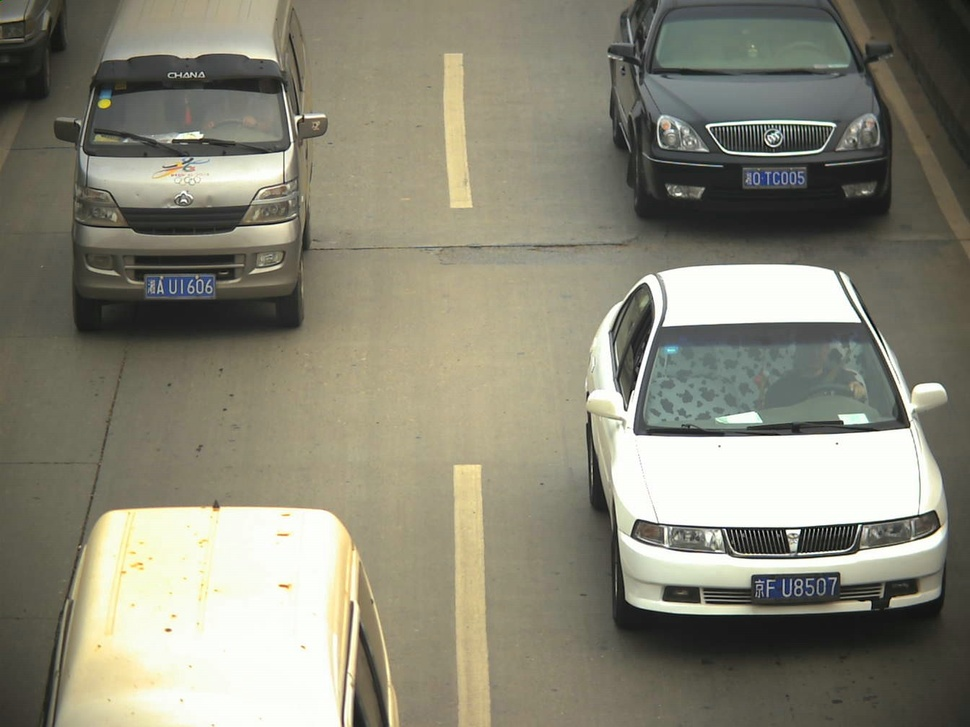
#> input picture data/car.jpg, 970 x 727 px, shrunk from 1344 x 1008 before the run
$ python carNumberDetect.py   (older library calls are emulated)
#> lines starting #> are read from the running program, lines starting #| are printed output that depends on the picture; after the words box and inside, x2 and y2 are one past the last pixel; in counts of white or black regions, pixels touching at a corner belong together
#> further down, img is the input picture: shape (727, 970, 3); mean B, G, R 118.4, 134.3, 136.1
#!/usr/bin/env python
# -*- coding: utf-8 -*-
# @Time    : 2019/10/30 16:22
# @Author  : yu zhou
# @Site    :
# @File    : carNumberDetect.py
# @content : 对图像中的多个车牌进行定位
# @Software: PyCharm
import cv2
import numpy as np

def verify_scale(rotate_rect):
   error = 0.4
   aspect = 4 #4.7272
   min_area = 10*(10*aspect)
   max_area = 150*(150*aspect)
   min_aspect = aspect*(1-error)
   max_aspect = aspect*(1+error)
   theta = 30

   # 宽或高为0，不满足矩形直接返回False
   if rotate_rect[1][0]==0 or rotate_rect[1][1]==0:
       return False

   r = rotate_rect[1][0]/rotate_rect[1][1]
   r = max(r,1/r)
   area = rotate_rect[1][0]*rotate_rect[1][1]
   if area>min_area and area<max_area and r>min_aspect and r<max_aspect:
       # 矩形的倾斜角度在不超过theta
       if ((rotate_rect[1][0] < rotate_rect[1][1] and rotate_rect[2] >= -90 and rotate_rect[2] < -(90 - theta)) or
               (rotate_rect[1][1] < rotate_rect[1][0] and rotate_rect[2] > -theta and rotate_rect[2] <= 0)):
           return True
   return False

def pre_process(orig_img):
    # 获取灰度图
    gray_img = cv2.cvtColor(orig_img, cv2.COLOR_BGR2GRAY)
    #cv2.imshow('gray_img', gray_img)
    # 均值模糊,柔化一些小的噪声点
    blur_img = cv2.blur(gray_img, (3, 3))
    # cv2.imshow('blur', blur_img)

    # sobel获取垂直边缘：因为车牌垂直边缘比较多
    sobel_img = cv2.Sobel(blur_img, cv2.CV_16S, 1, 0, ksize=3)
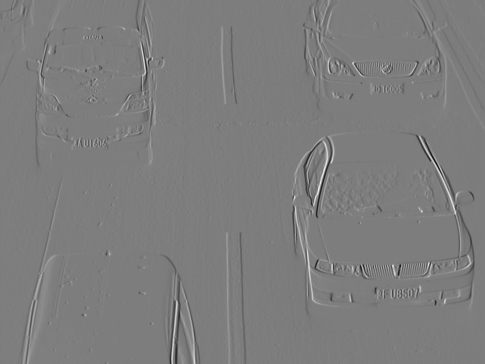
#> sobel_img: shape (727, 970) int16 (shown at 1/2 size); min -575, max 593, mean -0.1; drawn with min black and max white
    sobel_img = cv2.convertScaleAbs(sobel_img)
    #cv2.imshow('sobel', sobel_img)

    # 转换到hsv空间进行颜色定位
    hsv_img = cv2.cvtColor(orig_img, cv2.COLOR_BGR2HSV)
#> hsv_img: shape (727, 970, 3); mean H, S, V 34, 38.3, 137.8
    h, s, v = hsv_img[:, :, 0], hsv_img[:, :, 1], hsv_img[:, :, 2]
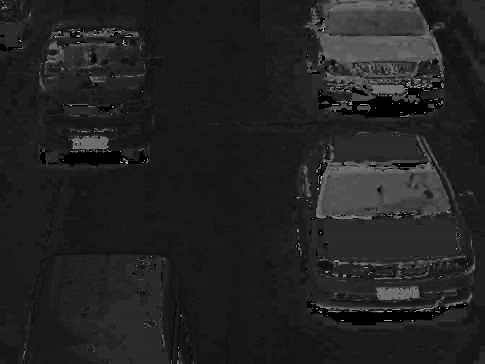
#> h: shape (727, 970) (shown at 1/2 size); min 0, max 177, mean 34
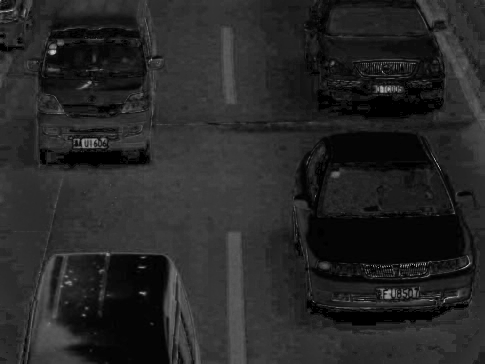
#> s: shape (727, 970) (shown at 1/2 size); min 0, max 255, mean 38.3
    # 黄色色调区间[26，34],蓝色色调区间:[100,124]
    blue_img = (((h > 26) & (h < 34)) | ((h > 100) & (h < 124))) & (s > 70) & (v > 70)
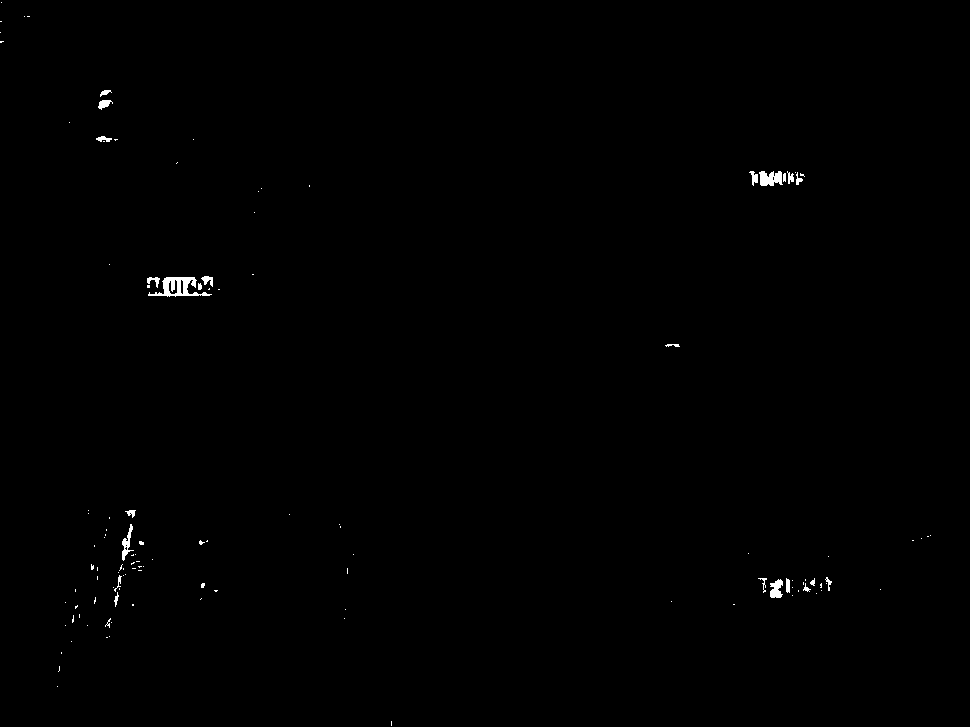
#> blue_img: shape (727, 970) bool; 0.33% white; 121 white regions (97 under 20 px), largest, box (x1, y1, x2, y2) and area: (148, 277, 212, 297) 544, (759, 171, 783, 186) 269, (770, 579, 783, 598) 176
    blue_img = blue_img.astype('float32')

    # 将颜色定位后的照片和sobel检测到的区域相乘
    mix_img = np.multiply(sobel_img, blue_img)
    #cv2.imshow('mix', mix_img)

    mix_img = mix_img.astype(np.uint8)
    # 二值化：最大类间方差法
    ret, binary_img = cv2.threshold(mix_img, 0, 255, cv2.THRESH_BINARY | cv2.THRESH_OTSU)
#> binary_img: shape (727, 970); 0.1% white in thin lines or dots
#> ret = 72
    # cv2.imshow('binary',binary_img)

    kernel = cv2.getStructuringElement(cv2.MORPH_RECT,(21,5))
    close_img = cv2.morphologyEx(binary_img, cv2.MORPH_CLOSE, kernel)
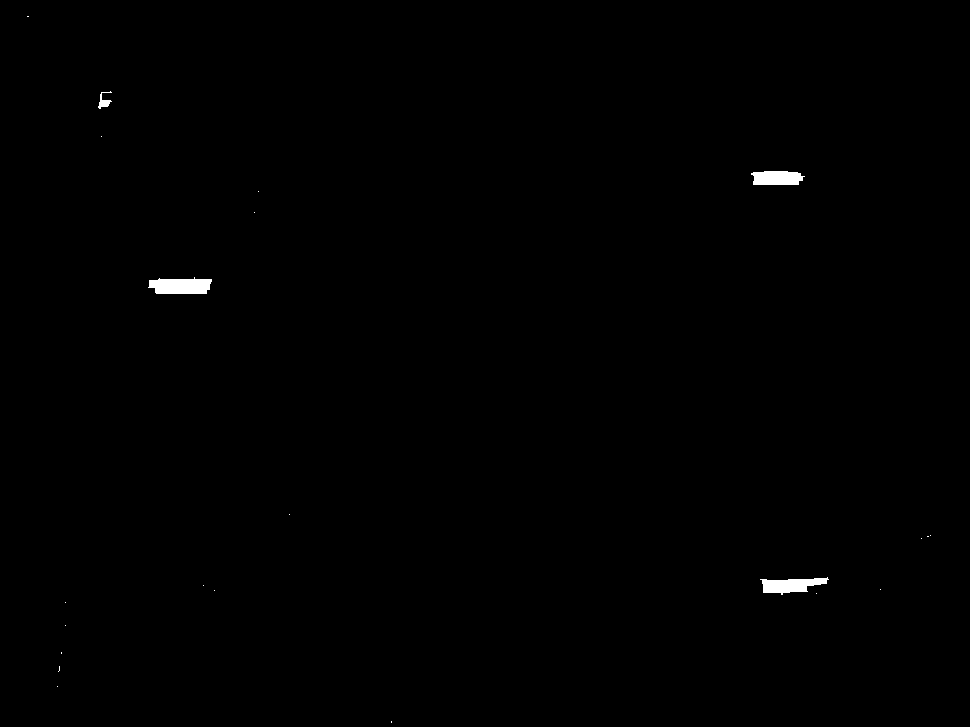
#> close_img: shape (727, 970); 0.34% white; 22 white regions (18 under 20 px)
    #cv2.imshow('close', close_img)

    return close_img

# 给候选车牌区域做漫水填充算法，一方面补全上一步求轮廓可能存在轮廓歪曲的问题，
# 另一方面也可以将非车牌区排除掉
def verify_color(rotate_rect,src_image):
    img_h,img_w = src_image.shape[:2]
    mask = np.zeros(shape=[img_h+2,img_w+2],dtype=np.uint8)
    connectivity = 8 #种子点上下左右4邻域与种子颜色值在[loDiff,upDiff]的被涂成new_value，也可设置8邻域
    loDiff,upDiff = 30,30
    new_value = 255
    flags = connectivity
    flags |= cv2.FLOODFILL_FIXED_RANGE  #考虑当前像素与种子象素之间的差，不设置的话则和邻域像素比较
    flags |= new_value << 8
    flags |= cv2.FLOODFILL_MASK_ONLY #设置这个标识符则不会去填充改变原始图像，而是去填充掩模图像（mask）

    rand_seed_num = 50 #生成多个随机种子
    valid_seed_num = 10 #从rand_seed_num中随机挑选valid_seed_num个有效种子
    adjust_param = 0.1
    box_points = cv2.boxPoints(rotate_rect)
    box_points_x = [n[0] for n in box_points]
    box_points_x.sort(reverse=False)
    adjust_x = int((box_points_x[2]-box_points_x[1])*adjust_param)
    col_range = [box_points_x[1]+adjust_x,box_points_x[2]-adjust_x]
    box_points_y = [n[1] for n in box_points]
    box_points_y.sort(reverse=False)
    adjust_y = int((box_points_y[2]-box_points_y[1])*adjust_param)
    row_range = [box_points_y[1]+adjust_y, box_points_y[2]-adjust_y]
    # 如果以上方法种子点在水平或垂直方向可移动的范围很小，则采用旋转矩阵对角线来设置随机种子点
    if (col_range[1]-col_range[0])/(box_points_x[3]-box_points_x[0])<0.4\
        or (row_range[1]-row_range[0])/(box_points_y[3]-box_points_y[0])<0.4:
        points_row = []
        points_col = []
        for i in range(2):
            pt1,pt2 = box_points[i],box_points[i+2]
            x_adjust,y_adjust = int(adjust_param*(abs(pt1[0]-pt2[0]))),int(adjust_param*(abs(pt1[1]-pt2[1])))
            if (pt1[0] <= pt2[0]):
                pt1[0], pt2[0] = pt1[0] + x_adjust, pt2[0] - x_adjust
            else:
                pt1[0], pt2[0] = pt1[0] - x_adjust, pt2[0] + x_adjust
            if (pt1[1] <= pt2[1]):
                pt1[1], pt2[1] = pt1[1] + adjust_y, pt2[1] - adjust_y
            else:
                pt1[1], pt2[1] = pt1[1] - y_adjust, pt2[1] + y_adjust
            temp_list_x = [int(x) for x in np.linspace(pt1[0],pt2[0],int(rand_seed_num /2))]
            temp_list_y = [int(y) for y in np.linspace(pt1[1],pt2[1],int(rand_seed_num /2))]
            points_col.extend(temp_list_x)
            points_row.extend(temp_list_y)
    else:
        points_row = np.random.randint(row_range[0],row_range[1],size=rand_seed_num)
        points_col = np.linspace(col_range[0],col_range[1],num=rand_seed_num).astype(np.int)

    points_row = np.array(points_row)
    points_col = np.array(points_col)
    hsv_img = cv2.cvtColor(src_image, cv2.COLOR_BGR2HSV)
    h,s,v = hsv_img[:,:,0],hsv_img[:,:,1],hsv_img[:,:,2]
    # 将随机生成的多个种子依次做漫水填充,理想情况是整个车牌被填充
    flood_img = src_image.copy()
    seed_cnt = 0
    for i in range(rand_seed_num):
        rand_index = np.random.choice(rand_seed_num,1,replace=False)
        row,col = points_row[rand_index],points_col[rand_index]
        # 限制随机种子必须是车牌背景色
        if (((h[row,col]>26)&(h[row,col]<34))|((h[row,col]>100)&(h[row,col]<124)))&(s[row,col]>70)&(v[row,col]>70):
            cv2.floodFill(src_image, mask, (col,row), (255, 255, 255), (loDiff,) * 3, (upDiff,) * 3, flags)
            cv2.circle(flood_img,center=(col,row),radius=2,color=(0,0,255),thickness=2)
            seed_cnt += 1
            if seed_cnt >= valid_seed_num:
                break
    #======================调试用======================#
    # show_seed = np.random.uniform(1,100,1).astype(np.uint16)
    # cv2.imshow('floodfill'+str(show_seed),flood_img)
    # cv2.imshow('flood_mask'+str(show_seed),mask)
    #======================调试用======================#
    # 获取掩模上被填充点的像素点，并求点集的最小外接矩形
    mask_points = []
    for row in range(1,img_h+1):
        for col in range(1,img_w+1):
            if mask[row,col] != 0:
                mask_points.append((col-1,row-1))
    mask_rotateRect = cv2.minAreaRect(np.array(mask_points))
    if verify_scale(mask_rotateRect):
        return True, mask_rotateRect
    else:
        return False, mask_rotateRect

# 车牌定位
def locate_carPlate(orig_img,pred_image):
    carPlate_list = []
    temp1_orig_img = orig_img.copy()
    temp2_orig_img = orig_img.copy()
    # findContours在3.4.3.18的版本之前输出三个
    # 新的版本输出两个
    t,contours,heriachy = cv2.findContours(pred_image, cv2.RETR_EXTERNAL, cv2.CHAIN_APPROX_SIMPLE)
#> contours = 22 contours, 18 with area under 20; largest, box (x1, y1, x2, y2) and area: (148, 277, 212, 294) 794, (760, 577, 829, 595) 648, (751, 171, 805, 185) 585, (98, 91, 112, 109) 70; heriachy = 22 rows, first 6: [1, -1, -1, -1], [2, 0, -1, -1], [3, 1, -1, -1], [4, 2, -1, -1], [5, 3, -1, -1], [6, 4, -1, -1]
    for i,contour in enumerate(contours):
        cv2.drawContours(temp1_orig_img, contours, i, (0, 255, 255), 2)
        # 获取轮廓最小外接矩形，返回值rotate_rect
        rotate_rect = cv2.minAreaRect(contour)
        # 根据矩形面积大小和长宽比判断是否是车牌
        if verify_scale(rotate_rect):
            ret,rotate_rect2 = verify_color(rotate_rect,temp1_orig_img)
            if ret == False:
                continue
            box = cv2.boxPoints(rotate_rect2)
            for k in range(4):
                n1,n2 = k%4,(k+1)%4
                cv2.line(temp2_orig_img,(box[n1][0],box[n1][1]),(box[n2][0],box[n2][1]),(255,0,0),2)
#> this loop made 11 passes
#> rotate_rect on passes 2, 5, 6, 7, 8, 9, 10: ((57, 686), (0, 0), -90), ((65, 625), (0, 0), -90), ((65, 602), (0, 0), -90), ((816, 593), (0, 0), -90), ((214, 590), (0, 0), -90), ((880, 589), (0, 0), -90), ((203, 585), (0, 0), -90)
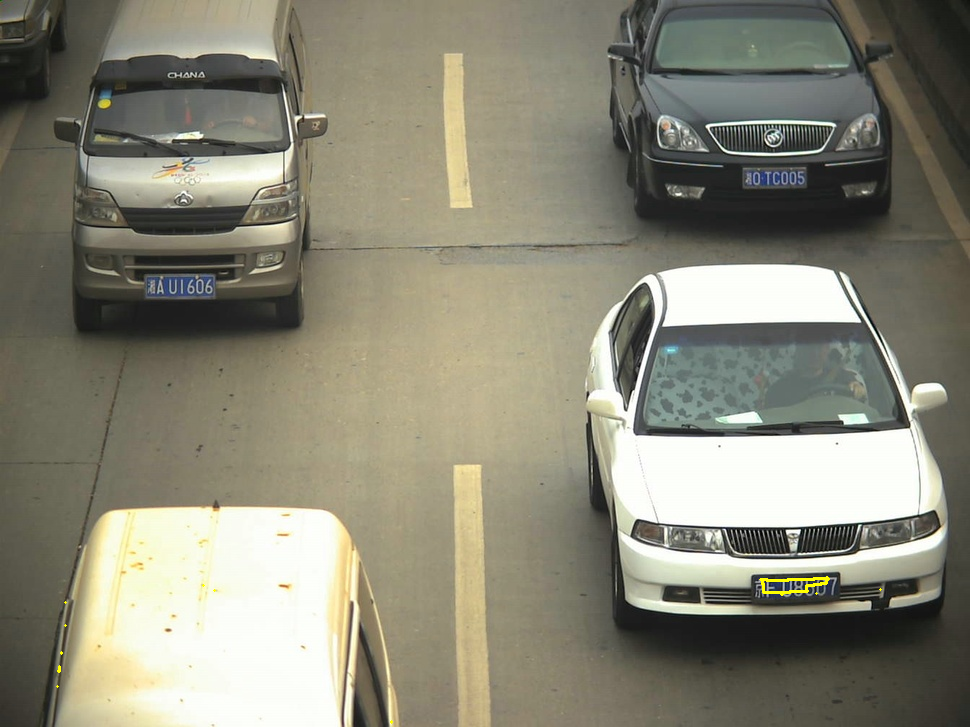
#> temp1_orig_img: shape (727, 970, 3); 0.08% of pixels changed, all inside (x1, y1, x2, y2) = (56, 576, 882, 724)
    cv2.imshow('contour', temp2_orig_img)
    cv2.waitKey()
    return temp1_orig_img

if __name__ == '__main__':
    img = cv2.imread('data/car.jpg',cv2.IMREAD_COLOR)
    # 预处理
    pred_img = pre_process(img)
    # 车牌定位
#> (the run stopped early here; a loop or call above may not have finished)

$ run again, with data/example1.jpg copied over data/car.jpg
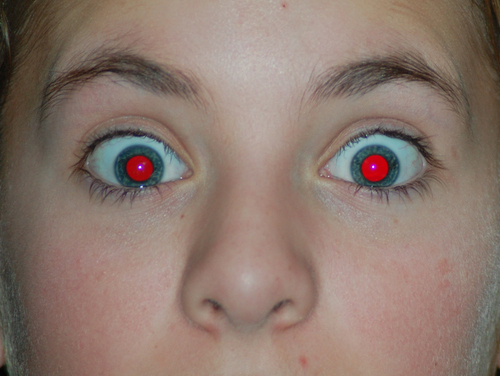
#> input picture data/example1.jpg, 500 x 376 px
#> img is the input picture: shape (376, 500, 3); mean B, G, R 109.9, 120.1, 139.6
#> hsv_img: shape (376, 500, 3); mean H, S, V 17.2, 60.1, 140.8
#> in pre_process, `blue_img = (((h > 26) & (h < 34)) | ((h > 100) & (h < 124))) & (s > 70..`:
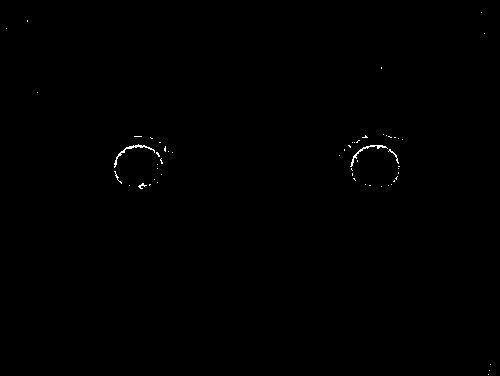
#> blue_img: shape (376, 500) bool; 0.22% white in thin lines or dots
#> binary_img: shape (376, 500); 0.12% white in thin lines or dots, all inside (x1, y1, x2, y2) = (6, 28, 491, 375)
#> ret = 49
#> close_img: shape (376, 500); 0.31% white; 22 white regions (17 under 20 px)
#> contours = 22 contours, 19 with area under 20; largest, box (x1, y1, x2, y2) and area: (339, 142, 388, 170) 172, (114, 146, 166, 184) 92, (365, 134, 391, 138) 25; heriachy = 22 rows, first 6: [1, -1, -1, -1], [2, 0, -1, -1], [3, 1, -1, -1], [4, 2, -1, -1], [5, 3, -1, -1], [6, 4, -1, -1]
#> the loop in locate_carPlate, `for i,contour in enumerate(contours):` made 22 passes
#> rotate_rect on passes 4, 6, 11, 17, 18, 19, 20: ((391, 184), (0, 0), -90), ((157, 182), (0, 0), -90), ((161, 174), (0, 0), -90), ((402, 139), (0, 0), -90), ((398, 138), (0, 0), -90), ((150, 137), (0, 0), -90), ((141, 136), (0, 0), -90)
#> after the loop in locate_carPlate, `for i,contour in enumerate(contours):`:
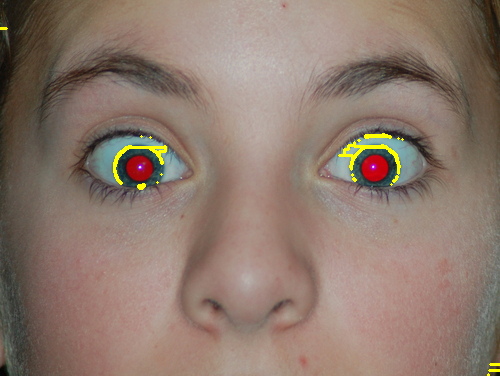
#> temp1_orig_img: shape (376, 500, 3); 0.64% of pixels changed, all inside (x1, y1, x2, y2) = (0, 27, 500, 376)
